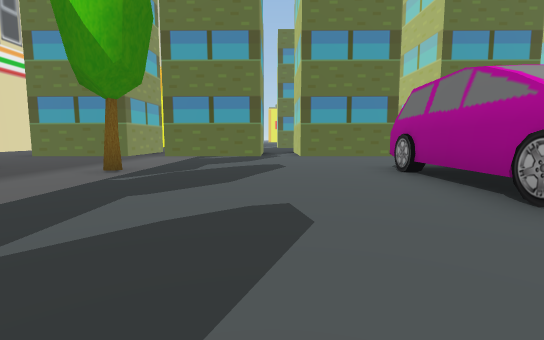
[1] (above)

24 first-person views from a walk through a 3-D level made in the Unity game engine. The camera is 1.2 m above the floor, tilts 6° down and sees 85° across. The floor is counted in squares, 2 m on a side. Each view is taken from the middle of a square. On the plan, view 1 faces up. The plan holds only what a view shows up to about 9 squares ahead; the rest is blank. The place goes on beyond the plan. The player character is not drawn.

[2]
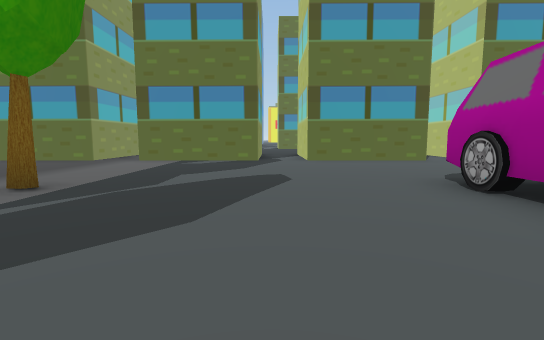

[3]
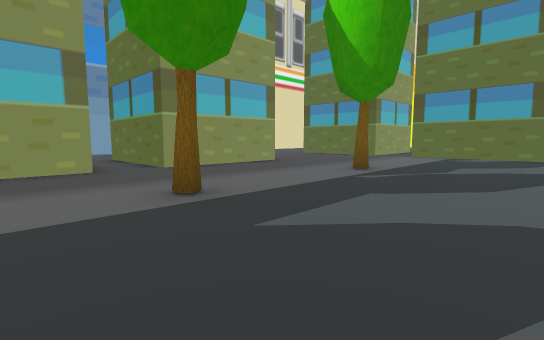

[4]
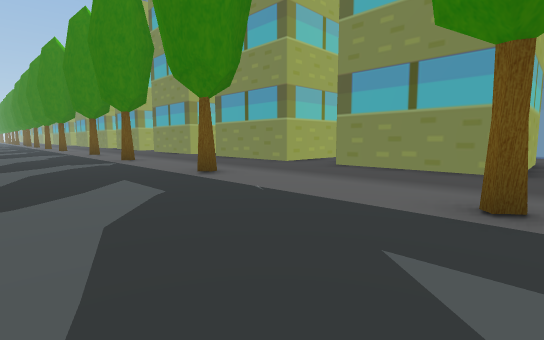

[5]
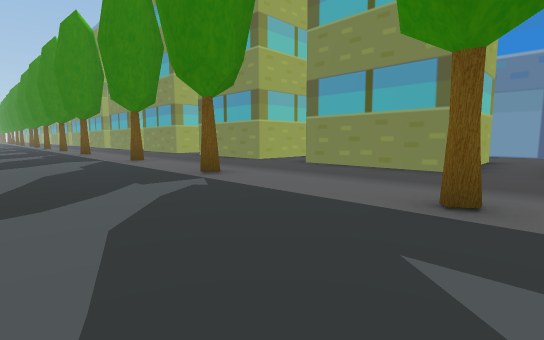

[6]
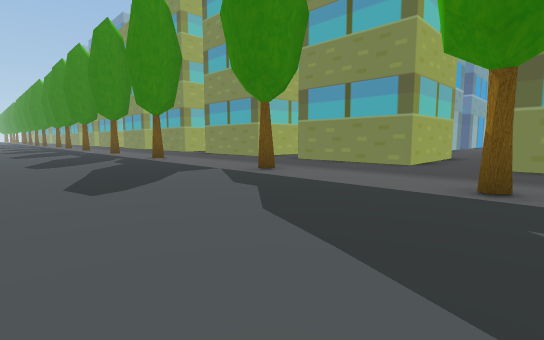

[7]
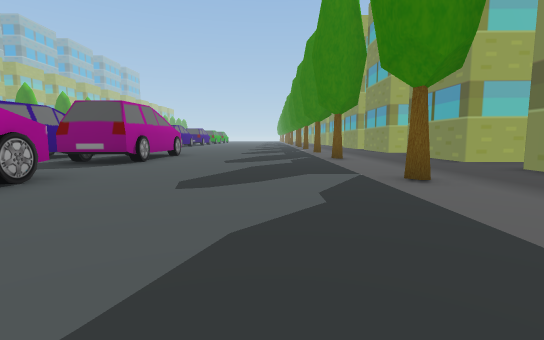

[8]
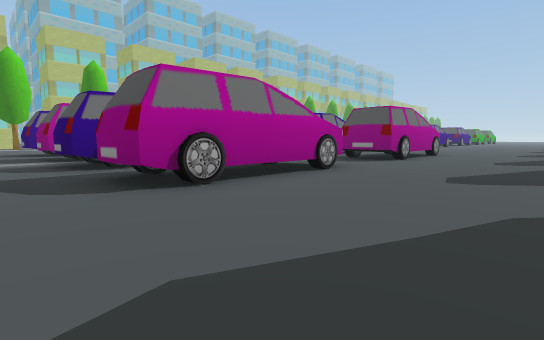

[9]
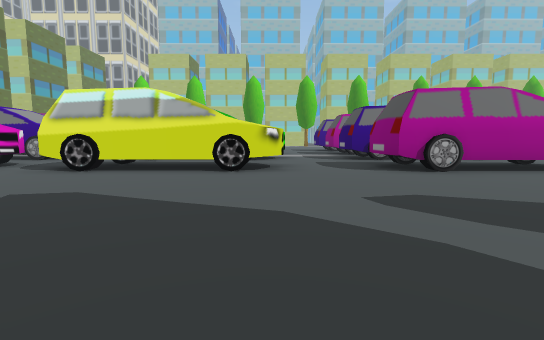

[10]
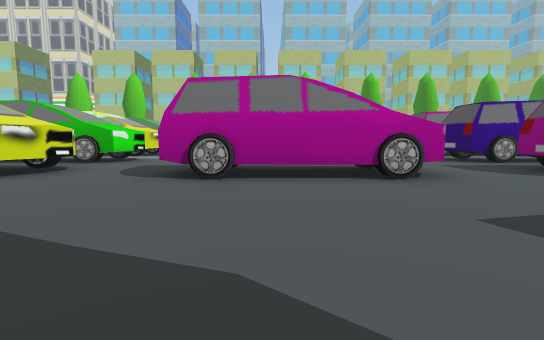

[11]
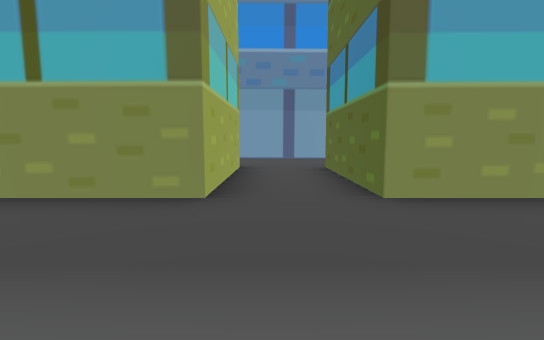

[12]
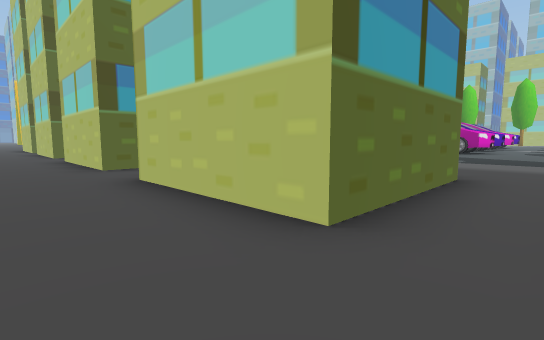

[13]
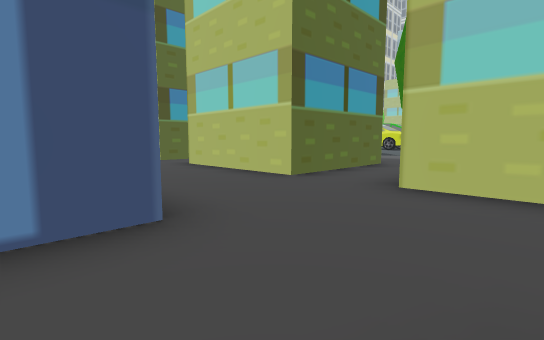

[14]
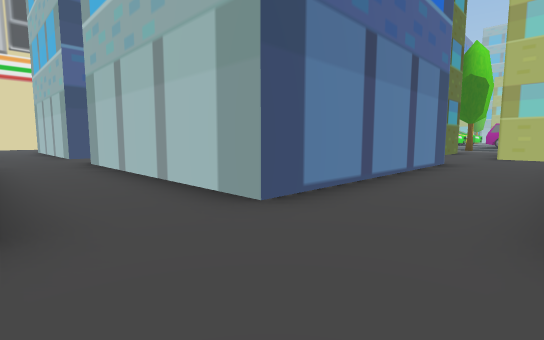

[15]
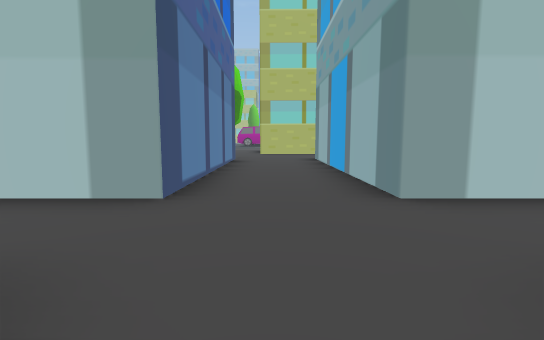

[16]
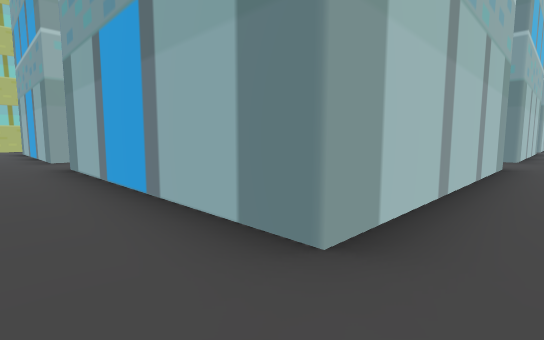

[17]
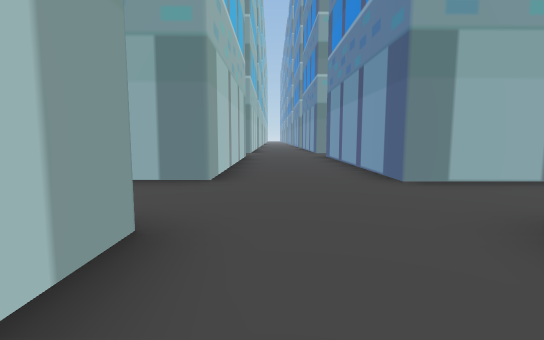

[18]
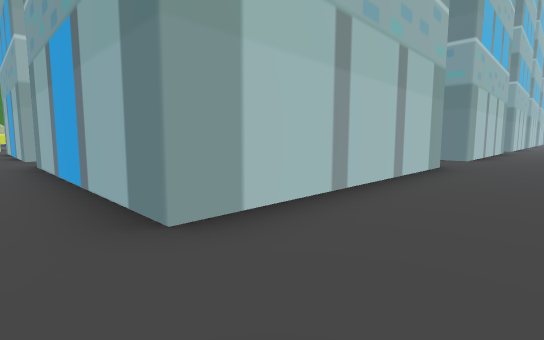

[19]
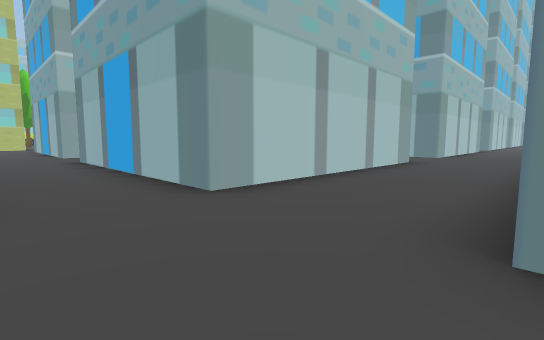

[20]
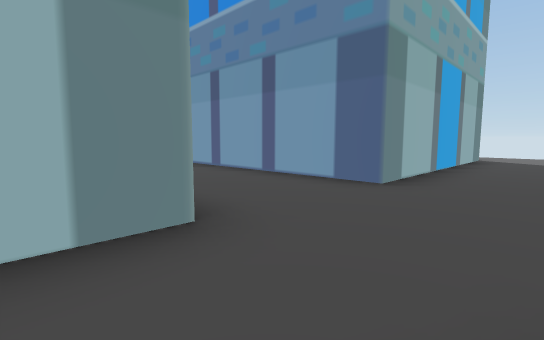

[21]
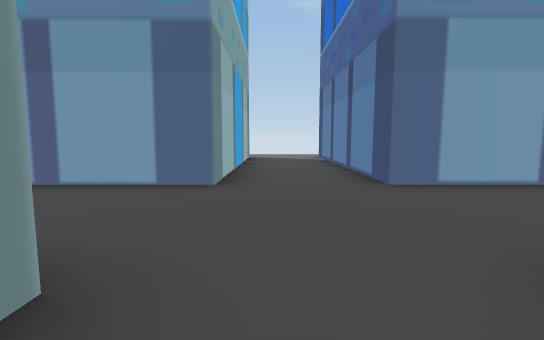

[22]
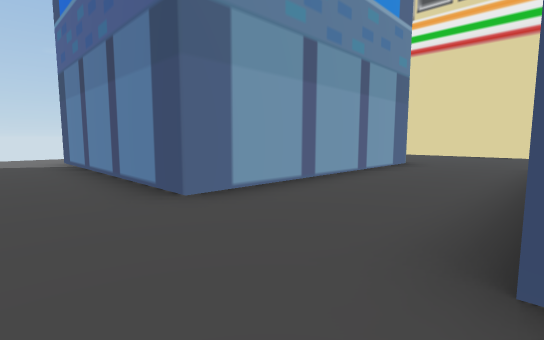

[23]
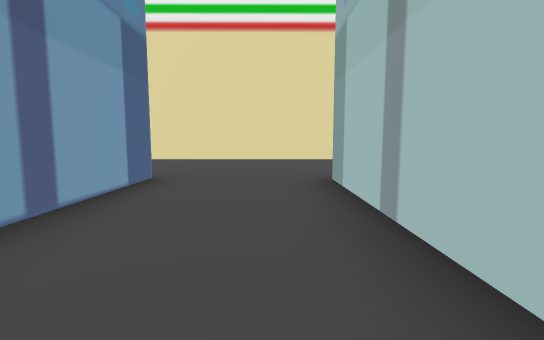

[24]
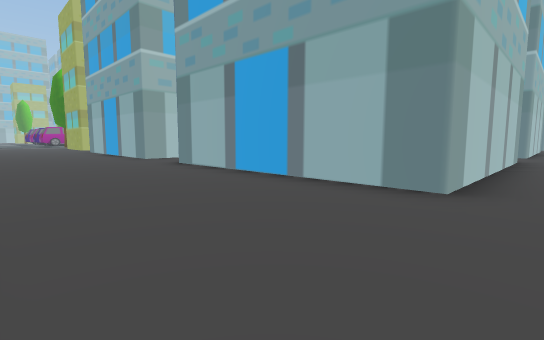

### Floor plan
Points are (right, up) in squares from view 1. A wall is a line through its corners. A room is listed if a view was taken in it or the views show most of it. See-through windows are left out.
Room 1 (views 1, 2, 3, 4, 5, 6, 7, 8, 9, 10, 11, 13, 14, 15, 16, 17, 18, 19, 20, 21, 22, 23, 24)
walls: (-9.4, 1.5) (-7, 1.5); (-8.4, -1.9) (-9.4, -1.9); (-9.3, -3.4) (-6, -3.4) (-6, -6.8) (-9.3, -6.8) (-9.3, -3.4); (-6, 1.5) (-6, -1.9); (-17.5, 0.6) (-18, 0.6) (-18, 0.9); (-6, 6.1) (-6, 2.8) (-9.4, 2.8); (-12, -7.9) (-18, -7.9) (-18, -1.9) (-16.1, -1.9); (-12.1, -11.4) (-12.1, -12.6); (-9.3, -11.9) (-9.3, -8.5) (-6, -8.5) (-6, -11.9); (-5, 11.1) (-5, 10.3) (-7.6, 10.3); (2.4, 2.6) (2.4, 6.2); (2.3, -3.2) (2.3, -2.5); (-18, -11.8) (-18, -10.3) (-12.1, -10.3); (2.6, 2.4) (2.6, 3.6); (2.6, 4.9) (2.6, 5.7); (-6, -13.7) (-6, -15.9); (-26.1, 0.4) (-26.1, 6.4) (-20, 6.4); (4.1, 1.9) (3.5, 1.6) (3, 1.6); (2.9, -6.2) (3.6, -6.2); (-0.4, 11.1) (-0.4, 10.3) (-3.8, 10.3); (3.4, -6.2) (4.2, -6.3); (4.2, -3.9) (3.6, -4.2) (3.1, -4.2) (2.5, -3.9) (2.5, 0.4); (2.2, -9.9) (2.2, -9.1); (5.6, 2.5) (5.6, 3); (-26.1, -8) (-26.1, -1.9) (-20, -1.9); (2.4, -10.7) (2.4, -6.3) (3, -6.2); (-25.1, 10.7) (-30.6, 10.7); (-28.8, -1.6) (-28.8, -6.8); (4.4, 10.3) (1, 10.3) (1, 11); (2.9, -12.9) (3.6, -12.9); (-28.8, 6.6) (-28.8, 0.6) (-33.5, 0.6); (3.5, -12.9) (4.1, -13); (2.3, -15.1) (2.3, -13) (3, -12.9); (-26.1, -16.4) (-26.1, -10.3) (-20, -10.3); (-30.9, -10.3) (-28.8, -10.3) (-28.8, -15.1); (-33.5, -1.9) (-28.8, -1.9)
ways out: opening at (-10.5, -11.5) to room 2; opening at (-5, -13) to room 2; opening at (3.5, -11.5); opening at (3.5, -5.5); opening at (3.5, 1); opening at (5, 2)
objects: other object (-3, -15); other object (-3, -10); other object (-3, -7); other object (-3, -3); other object (-3, 2); other object (-3, 6)
Room 2 (view 12)
walls: (-9.4, -13.7) (-6, -13.7); (-12.1, -12.6) (-12.1, -14); (-6, -11.9) (-9.3, -11.9)
ways out: opening at (-10.5, -11.5) to room 1; opening at (-5, -13) to room 1

Positions as (right, up) in squares from view 1, and headings:
1: (0, 0), facing up
2: (0, 2), facing up
3: (0, 0), facing up-left
4: (0, 2), facing down-left
5: (0, -2), facing down-left
6: (1, -6), facing down-left
7: (-1, -6), facing down
8: (-1, -5), facing down-right
9: (-3, -4), facing right
10: (-2, -8), facing right
11: (-3, -13), facing left
12: (-11, -13), facing up-right
13: (-13, -10), facing up-right
14: (-20, -10), facing up-right
15: (-21, -9), facing right
16: (-27, -9), facing down-right
17: (-27, -6), facing down
18: (-28, -1), facing down-right
19: (-29, 0), facing down-right
20: (-25, 0), facing down-left
21: (-25, -1), facing left
22: (-26, -1), facing up-left
23: (-27, 2), facing up
24: (-27, 10), facing down-right
